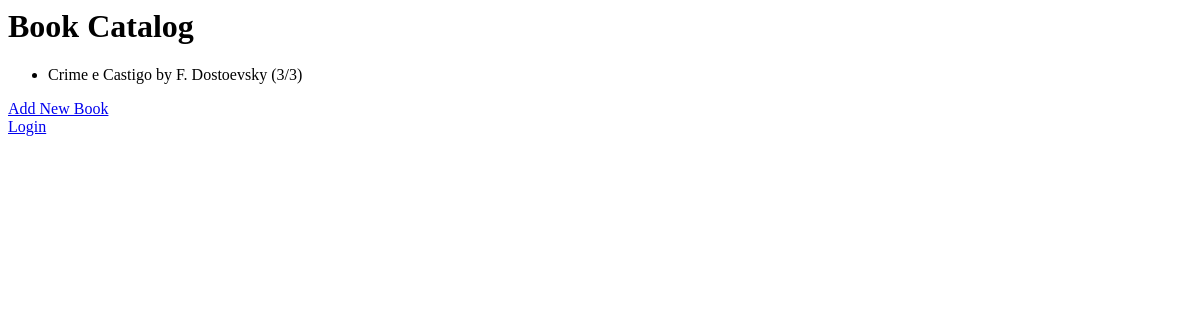
The app's page /, older data.
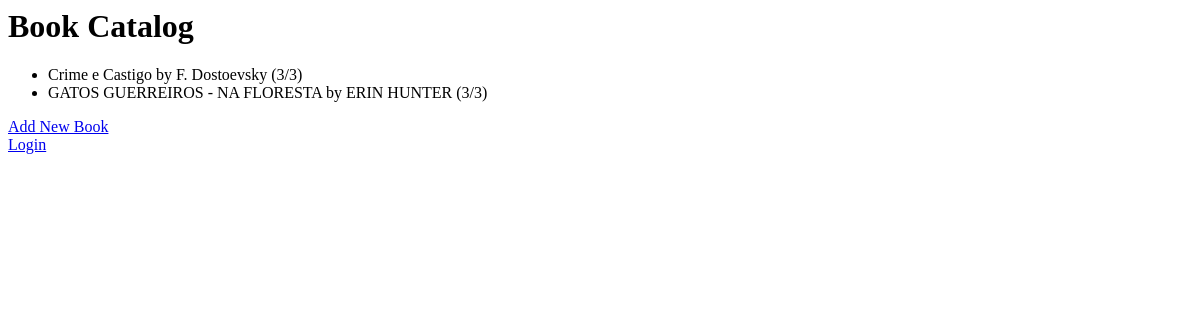
The same page, newer data.
### catalog/models.py (models this page shows, shortened)
class Book(models.Model):
    title = models.CharField(max_length=200)
    author = models.CharField(max_length=100)
    isbn = models.CharField(max_length=13, unique=True)
    total_copies = models.PositiveIntegerField(default=1)
    available_copies = models.PositiveIntegerField(default=0)
    cover_image = models.ImageField(upload_to='book_covers/', blank=True, null=True)

### catalog/views.py (the view)
# urls.py: path('', catalog_views.book_list, name='book_list'),
def book_list(request):
    books = Book.objects.all()
    return render(request, 'catalog/book_list.html', {'books': books})

### templates/catalog/book_list.html (shortened to what this page needs)
<h1>Book Catalog</h1>
<ul>
  {% for book in books %}
    <li>{{ book.title }} by {{ book.author }} ({{ book.available_copies }}/{{ book.total_copies }})</li>
  {% endfor %}
</ul>
<a href="{% url 'add_book' %}">Add New Book</a>
<a href="{% url 'login' %}">Login</a>

Row changes from the older to the newer data that the page shows:
added Book: title "GATOS GUERREIROS - NA FLORESTA", author "ERIN HUNTER", available_copies "3", total_copies "3"
